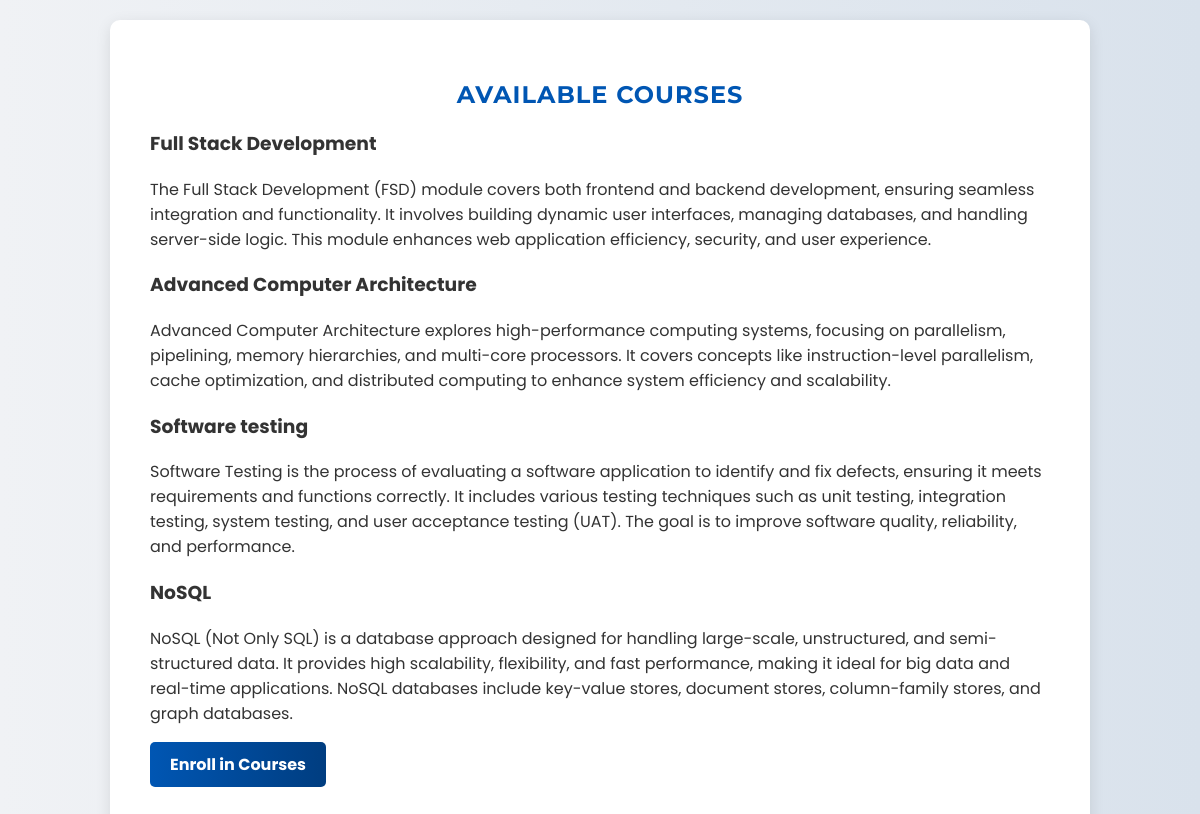
Page /courses/ on the committed database.
### enrollments/models.py (models this page shows, shortened)
class Course(models.Model):
    name = models.CharField(max_length=100)
    description = models.TextField()

### enrollments/views.py (the view)
# urls.py: path('courses/', CourseListView.as_view(), name='course_list'),
class CourseListView(ListView):
    model = Course
    template_name = 'enrollments/course_list.html'
    context_object_name = 'courses'

### enrollments/templates/enrollments/course_list.html (shortened to what this page needs)
<!DOCTYPE html>
<html lang="en">
<head>
    {% load static %}
    <link rel="stylesheet" type="text/css" href="{% static 'enrollments/styles.css' %}">
</head>
<body>
<div class="container">
    <h2>Available Courses</h2>
    {% for course in courses %}
        <div class="course-card">
            <h3>{{ course.name }}</h3>
            <p>{{ course.description }}</p>
        </div>
    {% endfor %}
    <a href="{% url 'enroll' %}" class="button">Enroll in Courses</a>
</div>
</body>
</html>

### enrollments/static/enrollments/styles.css (style rules this page uses)
body { font-family: 'Poppins', sans-serif; background: linear-gradient(to right, #f0f2f5, #d9e2ec); color: #333; margin: 0; padding: 20px; transition: all 0.3s ease-in-out; }
.container { max-width: 900px; margin: auto; background: white; padding: 40px; border-radius: 10px; box-shadow: 0 4px 15px rgba(0, 0, 0, 0.1); animation: fadeIn 0.8s ease-in-out; }
h2 { text-align: center; color: #0056b3; font-family: 'Montserrat', sans-serif; font-weight: bold; letter-spacing: 1px; text-transform: uppercase; }
.button { display: inline-block; background: linear-gradient(to right, #0056b3, #003d80); color: white; padding: 10px 20px; font-size: 16px; font-weight: bold; border-radius: 5px; text-decoration: none; transition: transform 0.3s, box-shadow 0.3s; border: none; cursor: pointer; position: relative; overflow: hidden; }
* { transition: all 0.3s ease-in-out; }

### rows in the picture
Course: name "Full Stack Development", description "The Full Stack Development (FSD) module covers both frontend and backend development, ensuring seamless integration and functionality. It involves building dynamic user interfaces, managing databases, and handling server-side logic. This module enhances web application efficiency, security, and user experience."
Course: name "Advanced Computer Architecture", description "Advanced Computer Architecture explores high-performance computing systems, focusing on parallelism, pipelining, memory hierarchies, and multi-core processors. It covers concepts like instruction-level parallelism, cache optimization, and distributed computing to enhance system efficiency and scalability."
Course: name "Software testing", description "Software Testing is the process of evaluating a software application to identify and fix defects, ensuring it meets requirements and functions correctly. It includes various testing techniques such as unit testing, integration testing, system testing, and user acceptance testing (UAT). The goal is to improve software quality, reliability, and performance."
Course: name "NoSQL", description "NoSQL (Not Only SQL) is a database approach designed for handling large-scale, unstructured, and semi-structured data. It provides high scalability, flexibility, and fast performance, making it ideal for big data and real-time applications. NoSQL databases include key-value stores, document stores, column-family stores, and graph databases."
